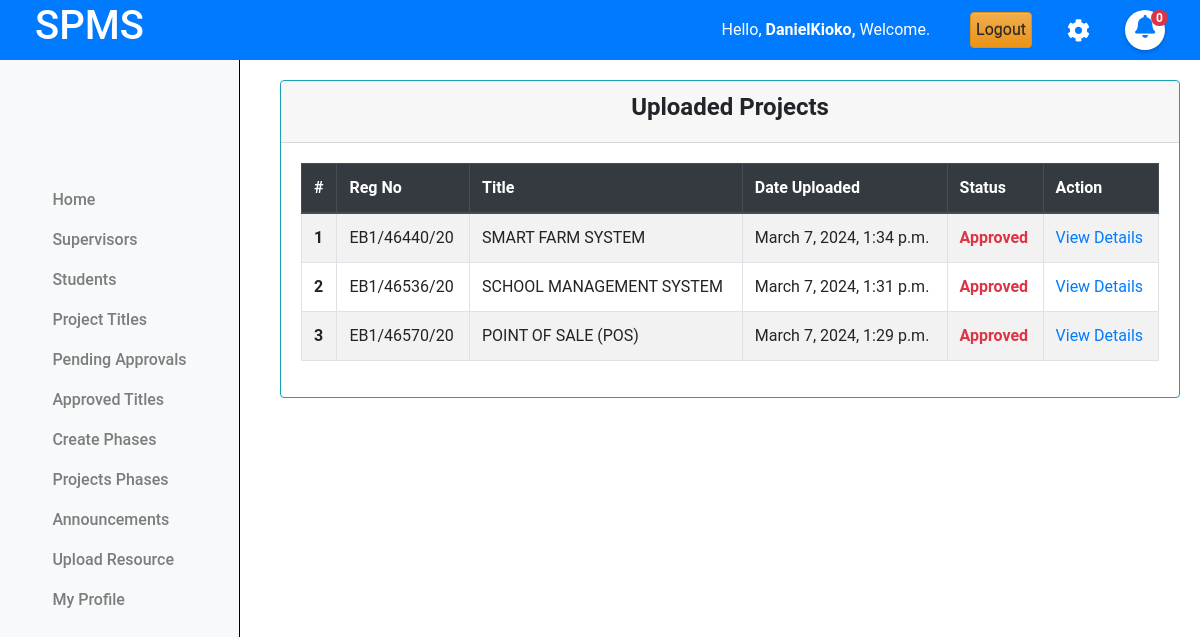
/coordinator/view_projects/ (signed in), run on the app's committed database.
### projectsApp/models.py (models this page shows, shortened)
class Coordinator(AbstractUser):
    pass

class Projects(models.Model):
    student = models.ForeignKey(Student, on_delete=models.CASCADE)
    title = models.CharField(max_length=255)
    description = models.TextField()
    objectives = models.TextField()
    lecturer = models.ForeignKey(Lecturer, on_delete=models.SET_NULL, null=True, blank=True)
    status = models.CharField(max_length=50, choices=[
        ('pending', 'Pending'),
        ('approved', 'Approved'),
        ('rejected', 'Rejected')
    ], default='pending')
    created_at = models.DateTimeField(auto_now_add=True)
    updated_at = models.DateTimeField(auto_now=True)

class Student(models.Model):
    regno = models.CharField(max_length=255, unique=True)
    email = models.EmailField(max_length=255, unique=True)
    name = models.CharField(max_length=255)
    phone_number = models.IntegerField(null=True, blank=True)
    intake_year = models.PositiveSmallIntegerField(default=2024)
    password = models.CharField(max_length=128, null=False, blank=False)
    user_id = models.AutoField(primary_key=True)
    last_login = models.DateTimeField(blank=True, null=True)
    USERNAME_FIELD = 'email'
    REQUIRED_FIELDS = ['regno', 'name', 'phone_number']
    class Meta:
        db_table = "students"

### projectsApp/AccessControl.py (the view)
    @login_required
    def wrapper(request, *args, **kwargs):
        if not isinstance(request.user, Coordinator):
            return redirect('cordinator_login')
        return function(request, *args, **kwargs)

### projectsApp/AccessControl.py (called while the page is built)
def coordinator_required(function):
    @login_required
    def wrapper(request, *args, **kwargs):
        if not isinstance(request.user, Coordinator):
            return redirect('cordinator_login')
        return function(request, *args, **kwargs)
    return wrapper

### projectsApp/context_processors.py (called while the page is built)
def unread_notifications(request):
    if request.user.is_authenticated:
        if hasattr(request.user, 'student'):
            student = request.user
            unread_notifications = Notifications.objects.filter(recipient=student, read=False).count()
            unread_feedbacks = CoordinatorFeedbacks.objects.filter(project__student=student, read=False).count()
            total_unread = unread_notifications + unread_feedbacks
        else:
            total_unread = 0
    else:
        total_unread = 0
    return {'total_unread': total_unread}

### projectsApp/views.py (called while the page is built)
@coordinator_required
def view_projects(request):
    projects = Projects.objects.all().order_by('-created_at')
    for i,project in enumerate(projects):
        project.index = i+1
        student = project.student
        project.reg_number = student.regno
    context = {'projects':projects}
    return render(request, 'cordinator/projects.html',context)

### projectsApp/templates/cordinator/projects.html
{% extends 'base.html' %}
{% load static %}
{% block content %}
{% include 'column1_cord.html' %}
<div class="content">
    <div class="container-fluid">
        <div class="row">
            <div class="card border-info">
                <div class="card-header text-center">
                    <h4><b>Uploaded Projects</b></h4>
                </div>
                <div class="card-body">
                    <table class="table table-bordered table-hover  table-striped border-info">
                        <thead class="thead-dark">
                            <tr>
                                <th scope="col">#</th>
                                <th scope="col">Reg No</th>
                                <th scope="col">Title</th>
                                <th scope="col">Date Uploaded</th>
                                <th scope="col">Status</th>
                                <th scope="col">Action</th>
                            </tr>
                        </thead>
                        <tbody>
                            {% if projects.exists %}
                                {% for project in projects %}
                                    <tr>
                                        <th scope="row">{{project.index}}</th>
                                        <td>{{project.reg_number|upper}}</td>
                                        <td>{{project.title|upper}}</td>
                                        <td>{{project.created_at}}</td>
                                        <td class="text-danger "><b>{{project.status|title}}</b></td>
                                        <td><a href="{% url "view_project_details" project.id%}"> View Details </a></td>
                                    </tr>
                            {% endfor %}
                            {% else %}
                                <tr>
                                    <td colspan="6" class="text-center text-danger">No Uploaded projects found.</td>
                                </tr>
                            {% endif %}
                        </tbody>
                    </table>
                </div>
            </div>
        </div>
    </div>
</div>
<link rel="stylesheet" href="{% static 'css/mystudents.css' %}">
{% endblock %}

### projectsApp/templates/base.html (shortened to what this page needs)
{% load static %}
<!doctype html>
<html class="no-js h-100" lang="en">
  <head>
    <link href="https://use.fontawesome.com/releases/v5.0.6/css/all.css" rel="stylesheet">
    <link href="https://stackpath.bootstrapcdn.com/bootstrap/4.5.2/css/bootstrap.min.css" rel="stylesheet">
    <link rel="stylesheet" href="https://cdn.jsdelivr.net/npm/bootstrap@3.3.7/dist/css/bootstrap-theme.min.css">
</head>
<body>
    <header>
        <div class="container-fluid">
            <div class="row align-items-center">
                <div class="col-md-3">
                    <div class="left">
                        <h1>SPMS</h1>
                    </div>
                </div>
                <div class="col-md-9 d-flex justify-content-end">
                    <div class="row align-items-center">
                        <div class="col-auto">
                            <span class="username mb-3" style="padding:10px;">
                                Hello,
                                <strong>
                                    {% if request.user.is_authenticated %}
                                        {% if request.user.is_staff %}
                                            {{ request.user.username }},
                                        {% else %}
                                            {{ request.user.name }},
                                        {% endif %}
                                    {% else %}
                                        Guest,
                                    {% endif %}
                                </strong>
                                Welcome.
                            </span>
                        </div>
                        <div class="col-auto">
                            <a href="{% url 'logout' %}" class="btn btn-warning" style="padding:5px;">Logout</a>
                        </div>
                        <div class="col-auto">
                            <i class="fas fa-cog mb-3 mt-3" style="font-size:23px; padding:5px;"></i>
                        </div>
                        <div class="col-auto position-relative">
                            <i class="fas fa-bell mb-3 mt-3" id="notifications" style="font-size:23px; padding:5px;"></i>
                            <span class="position-absolute mt-3 start-100 translate-middle badge rounded-pill bg-danger" id="unread-count">
                                {{ total_unread }}
                            </span>
                        </div>
                    </div>
                </div>
            </div>
        </div>
    </header>
    {% block content %}
    {% endblock %}
</body>
</html>

### projectsApp/templates/column1_cord.html (shortened to what this page needs)
<nav class="navbar navbar-expand-lg navbar-light bg-light flex-md-column sidebar  column-1">
    <div class="collapse navbar-collapse" id="navbarNav">
      <ul class="navbar-nav flex-column">
        <li class="nav-item">
          <a class="nav-link" href="{% url "cordinator_dashboard" %}">Home</a>
        </li>
        <li class="nav-item">
          <a class="nav-link" href="{% url 'view_supervisors' %}">Supervisors</a>
        </li>
        <li class="nav-item">
          <a class="nav-link" href="{% url 'registered_students' %}">Students</a>
        </li>
        <li class="nav-item">
            <a class="nav-link" href="{% url 'view_projects' %}">Project Titles</a>
        </li>
        <li class="nav-item">
            <a class="nav-link" href="{% url 'pending_titles' %}">Pending Approvals</a>
        </li>
        <li class="nav-item">
            <a class="nav-link" href="{% url 'approved_titles' %}">Approved Titles</a>
        </li>
        <li class="nav-item">
            <a class="nav-link" href="{% url 'create_phase' %}">Create Phases</a>
        </li>
        <li class="nav-item">
            <a class="nav-link" href="{% url 'view_milestones' %}">Projects Phases</a>
        </li>
        <li class="nav-item">
          <a class="nav-link" href="{% url 'make_announcement' %}">Announcements</a>
        </li>
        <li class="nav-item">
          <a class="nav-link" href="{% url 'upload_resource' %}">Upload Resource</a>
        <li class="nav-item">
          <a class="nav-link" href="#">My Profile</a>
        </li>
      </ul>
    </div>
  </nav>

### projectsApp/static/css/mystudents.css (style rules this page uses)
.content { margin-left: 250px; padding: 20px; margin-top: 60px; }
.card { width: 100%; margin-left: 10px; }

### projectsApp/templates/base.html (style rules this page uses)
body { font-family: 'Roboto', sans-serif; margin: 0; padding: 0; }
header { background-color: #007BFF; color: white; display: flex; justify-content: space-between; align-items: center; text-align: center; padding: 10px 20px; z-index: 20; position: fixed; top: 0; left: 0; width: 100%; height: 60px; }
header .left { display: flex; align-items: center; }
.sidebar { position: fixed; top: 0; left: 0; width: 240px; height: 100vh; background-color: #f8f9fa; border-right: 1px solid black; padding: 10px; overflow-x: hidden; }
.sidebar .nav-link { font-weight: 500; color: #333; }
#unread-count { position: fixed; right: 12px; color: white; font-size: 12px; font-weight: bold; border-radius: 50%; padding: 2px 5px; }
#notifications { width:40px; height:40px; background:#fff; border-radius:50%; box-sizing:border-box; text-align:center; color: #007bff; box-shadow:0 2px 5px rgba(0,0,0,.2); }

### data on the page
Coordinator: user.username "DanielKioko"
Projects: index "1", reg_number "EB1/46440/20", title "SMART FARM SYSTEM", created_at "March 7, 2024, 1:34 p.m.", status "Approved"
Projects: index "2", reg_number "EB1/46536/20", title "SCHOOL MANAGEMENT SYSTEM", created_at "March 7, 2024, 1:31 p.m.", status "Approved"
Projects: index "3", reg_number "EB1/46570/20", title "POINT OF SALE (POS)", created_at "March 7, 2024, 1:29 p.m.", status "Approved"

### other printed values
{{ total_unread }} "0"
